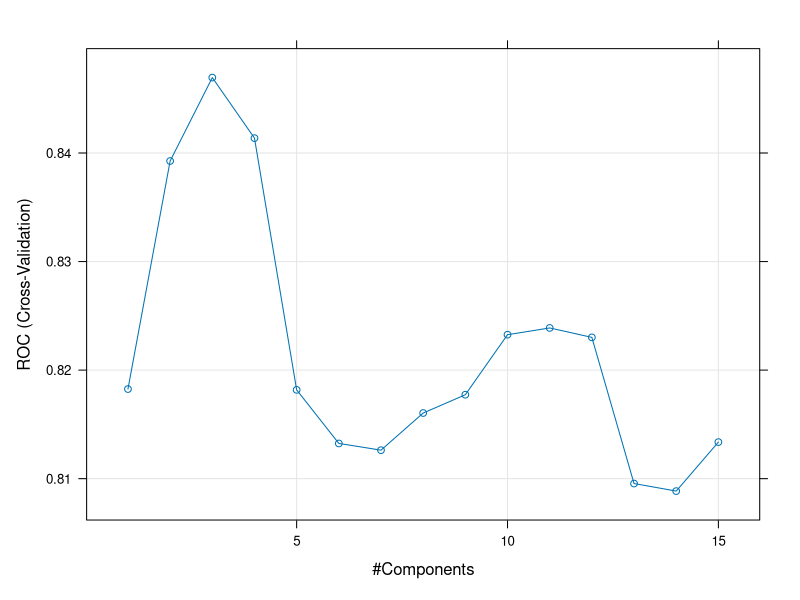
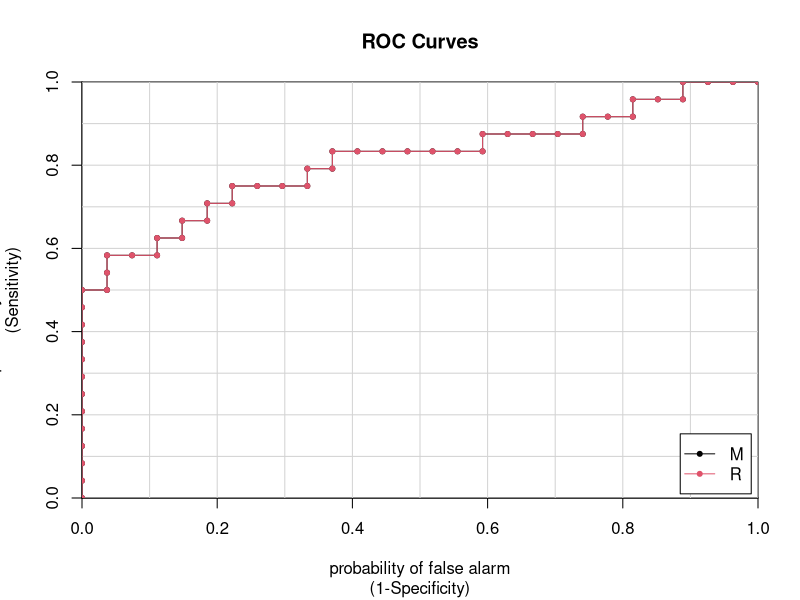

Recreate these plots in R, in order. (Note: this script raises an error after producing the figures.)
# caret 
# A short introduction to the caret package (by Max Kuhn) 
# https://cran.r-project.org/web/packages/caret/vignettes/caret.pdf

library(caret)
library(mlbench)
data(Sonar)
set.seed(107)
inTrain = createDataPartition(y=Sonar$Class, p=.75, list=F)
training = Sonar[inTrain,]
testing = Sonar[-inTrain,]
ctrl = trainControl(method = "cv", number = 10, 
                    summaryFunction = twoClassSummary, 
                    classProbs = TRUE
                    )
plsFit = train(Class~.,
               data = training,
               metric = "ROC",
               trControl = ctrl,
               tuneLength = 15,
               method = "pls",
               preProc = c("center", "scale")
               ) 
# trControl to customize the type of resampling (and performance measures), 
# tuneLength or tuneGrid to customize tuning parameters
# metric to specify performance measures 
plsFit
plot(plsFit)
plsClasses = predict(plsFit, newdata = testing)
plsProbs = predict(plsFit, newdata = testing, type = "prob")
confusionMatrix(plsClasses, testing$Class)
caTools::colAUC(plsProbs, testing$Class, plotROC=TRUE)

rdaGrid = expand.grid(gamma = (0:4)/4, lambda = seq(0,1,length=10))
# gamma; balance btw LDA and QDA, gamma = 0; equal to LDA
rdaFit <- train(Class ~ .,
                  data = training,
                  method = "rda",
                  tuneGrid = rdaGrid,
                  trControl = ctrl,
                  metric = "ROC")
rdaFit
plot(rdaFit)
rdaClasses = predict(rdaFit, newdata = testing)
rdaProbs = predict(rdaFit, newdata = testing, type = "prob")
confusionMatrix(rdaClasses, testing$Class)
caTools::colAUC(rdaProbs, testing$Class, plotROC = T)

resamps = resamples(list(pls = plsFit, rda = rdaFit))
summary(resamps)
bwplot(resamps)
xyplot(resamps)

diffs = diff(resamps) # paired t-test; performance metrics for each resample 
summary(diffs)
